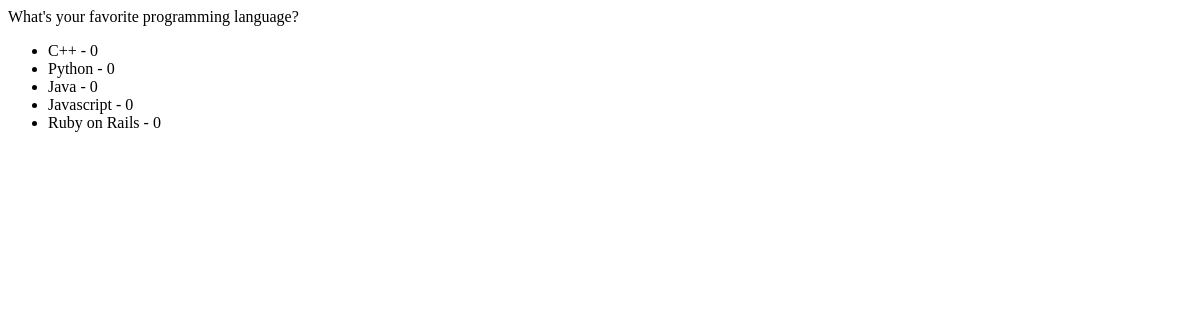
/polls/1/results/, run on an earlier commit of the app's database.
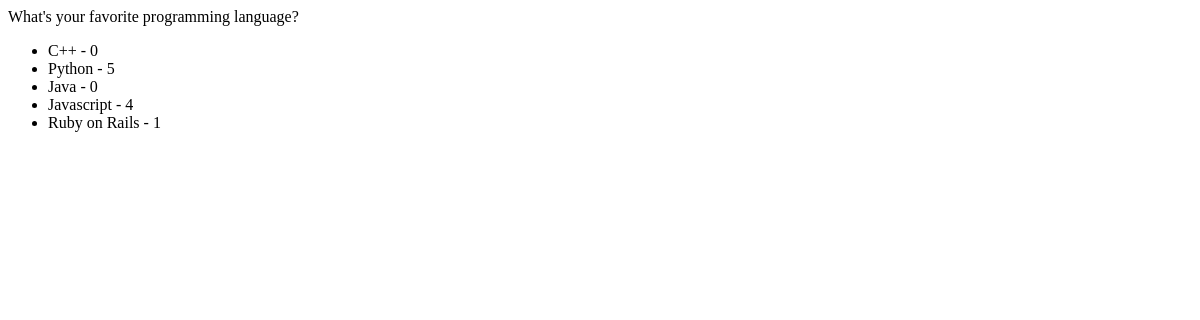
And on a later commit of the database.
### polls/models.py (models this page shows, shortened)
class Choice(models.Model):
    choice_text = models.CharField(max_length=200)
    question = models.ForeignKey(Question, on_delete=models.CASCADE)
    votes = models.IntegerField(default=0)

### polls/views.py (the view)
# urls.py: path('<int:question_id>/results/', views.results, name="results")
def results(request, question_id):
    question = Question.objects.get(pk=question_id)
    return render(request, 'polls/results.html', context={
        'question': question
    })

### polls/templates/polls/results.html (shortened to what this page needs)
<ul>
    {% for choice in question.choice_set.all %}
        <li>{{ choice.choice_text }} - {{ choice.votes }}</li>
    {% endfor %}
</ul>

What changed in the data, as far as the page shows it:
changed Choice "Python": votes "0" → "5"
changed Choice "Javascript": votes "0" → "4"
changed Choice "Ruby on Rails": votes "0" → "1"
